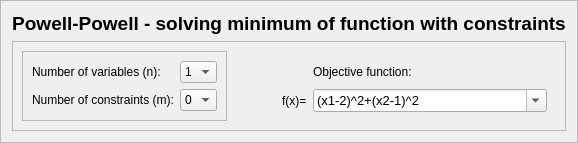
     <widget class="QFrame" name="frame">
      <property name="frameShape">
       <enum>QFrame::StyledPanel</enum>
      </property>
      <property name="frameShadow">
       <enum>QFrame::Raised</enum>
      </property>
      <layout class="QVBoxLayout" name="verticalLayout_2">
       <item>
        <widget class="QLabel" name="lblProgramTitle">
         <property name="text">
          <string>&lt;html&gt;&lt;head/&gt;&lt;body&gt;&lt;p align=&quot;center&quot;&gt;&lt;span style=&quot; font-size:14pt; font-weight:600;&quot;&gt;Powell-Powell - solving minimum of function with constraints&lt;/span&gt;&lt;/p&gt;&lt;/body&gt;&lt;/html&gt;</string>
         </property>
        </widget>
       </item>
       <item>
        <widget class="QFrame" name="frameFunctionDetails">
         <property name="frameShape">
          <enum>QFrame::StyledPanel</enum>
         </property>
         <property name="frameShadow">
          <enum>QFrame::Raised</enum>
         </property>
         <layout class="QGridLayout" name="gridLayout_2">
          <item row="0" column="2">
           <widget class="QFrame" name="verticalFrame">
            <property name="sizePolicy">
             <sizepolicy hsizetype="Expanding" vsizetype="Preferred">
              <horstretch>0</horstretch>
              <verstretch>0</verstretch>
             </sizepolicy>
            </property>
            <layout class="QGridLayout" name="gridLayout_3">
             <item row="0" column="1">
              <widget class="QLabel" name="lblObjFunc">
               <property name="sizePolicy">
                <sizepolicy hsizetype="Minimum" vsizetype="Minimum">
                 <horstretch>0</horstretch>
                 <verstretch>0</verstretch>
                </sizepolicy>
               </property>
               <property name="text">
                <string>Objective function:</string>
               </property>
              </widget>
             </item>
             <item row="1" column="1">
              <widget class="QComboBox" name="cmbObjFun">
               <property name="sizePolicy">
                <sizepolicy hsizetype="Preferred" vsizetype="Preferred">
                 <horstretch>0</horstretch>
                 <verstretch>0</verstretch>
                </sizepolicy>
               </property>
               <property name="font">
                <font>
                 <pointsize>10</pointsize>
                </font>
               </property>
               <property name="editable">
                <bool>true</bool>
               </property>
               <item>
                <property name="text">
                 <string>(x1-2)^2+(x2-1)^2</string>
                </property>
               </item>
               <item>
                <property name="text">
                 <string>100(x2-x1^2)^2+(1-x1)^2</string>
                </property>
               </item>
               <item>
                <property name="text">
                 <string>x1^4+x2^4-2x1^2x2-4x1+3</string>
                </property>
               </item>
               <item>
                <property name="text">
                 <string>(x1^2+x2-11)^2+(x1+x2^2-7)^2</string>
                </property>
               </item>
               <item>
                <property name="text">
                 <string>x1^4+x2^4-x1^2-x2^2</string>
                </property>
               </item>
              </widget>
             </item>
             <item row="1" column="0">
              <widget class="QLabel" name="lblfx">
               <property name="sizePolicy">
                <sizepolicy hsizetype="Fixed" vsizetype="Preferred">
                 <horstretch>0</horstretch>
                 <verstretch>0</verstretch>
                </sizepolicy>
               </property>
               <property name="text">
                <string>f(x)=</string>
               </property>
              </widget>
             </item>
            </layout>
           </widget>
          </item>
          <item row="0" column="0">
           <widget class="QFrame" name="frmFunDetails">
            <property name="sizePolicy">
             <sizepolicy hsizetype="Minimum" vsizetype="Preferred">
              <horstretch>0</horstretch>
              <verstretch>0</verstretch>
             </sizepolicy>
            </property>
            <property name="frameShape">
             <enum>QFrame::StyledPanel</enum>
            </property>
            <property name="frameShadow">
             <enum>QFrame::Raised</enum>
            </property>
            <layout class="QGridLayout" name="gridLayout">
             <item row="0" column="0">
              <widget class="QLabel" name="lblVariables">
               <property name="text">
                <string>Number of variables (n):</string>
               </property>
              </widget>
             </item>
             <item row="0" column="1">
              <widget class="QComboBox" name="cmbVariables">
               <property name="sizePolicy">
                <sizepolicy hsizetype="Fixed" vsizetype="Fixed">
                 <horstretch>0</horstretch>
                 <verstretch>0</verstretch>
                </sizepolicy>
               </property>
               <item>
                <property name="text">
                 <string>1</string>
                </property>
               </item>
               <item>
                <property name="text">
                 <string>2</string>
                </property>
               </item>
               <item>
                <property name="text">
                 <string>3</string>
                </property>
               </item>
               <item>
                <property name="text">
                 <string>4</string>
                </property>
               </item>
               <item>
                <property name="text">
                 <string>5</string>
                </property>
               </item>
              </widget>
             </item>
             <item row="1" column="0">
              <widget class="QLabel" name="lblConstraints">
               <property name="text">
                <string>Number of constraints (m):</string>
               </property>
              </widget>
             </item>
             <item row="1" column="1">
              <widget class="QComboBox" name="cmbConstraints">
               <property name="sizePolicy">
                <sizepolicy hsizetype="Fixed" vsizetype="Fixed">
                 <horstretch>0</horstretch>
                 <verstretch>0</verstretch>
                </sizepolicy>
               </property>
               <item>
                <property name="text">
                 <string>0</string>
                </property>
               </item>
               <item>
                <property name="text">
                 <string>1</string>
                </property>
               </item>
               <item>
                <property name="text">
                 <string>2</string>
                </property>
               </item>
               <item>
                <property name="text">
                 <string>3</string>
                </property>
               </item>
               <item>
                <property name="text">
                 <string>4</string>
                </property>
               </item>
               <item>
                <property name="text">
                 <string>5</string>
                </property>
               </item>
              </widget>
             </item>
            </layout>
           </widget>
          </item>
          <item row="0" column="1">
           <spacer name="horizontalSpacer">
            <property name="orientation">
             <enum>Qt::Horizontal</enum>
            </property>
            <property name="sizeType">
             <enum>QSizePolicy::Fixed</enum>
            </property>
            <property name="sizeHint" stdset="0">
             <size>
              <width>40</width>
              <height>20</height>
             </size>
            </property>
           </spacer>
          </item>
         </layout>
        </widget>
       </item>
      </layout>
     </widget>
